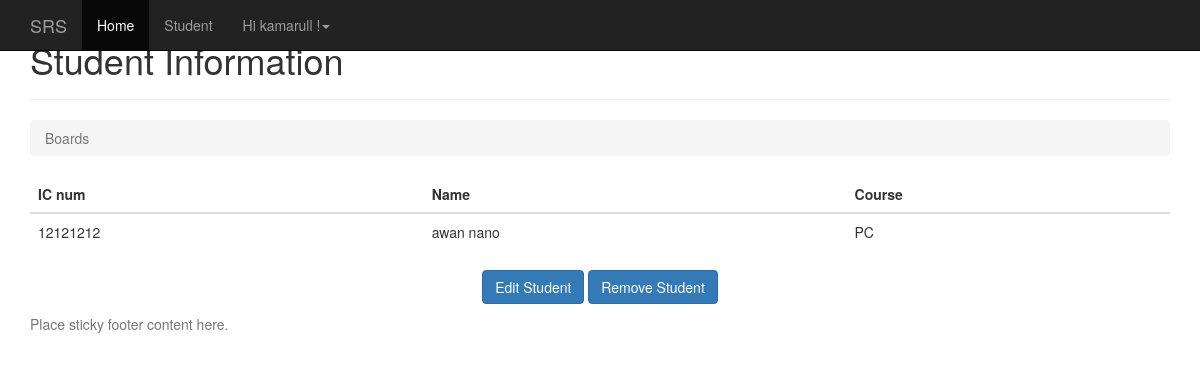
The app's page /10/ (signed in), older data.
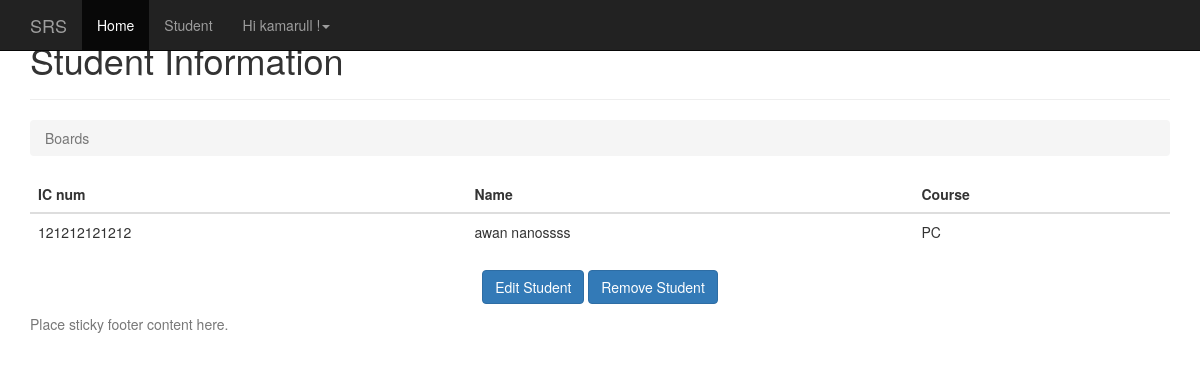
The same page, newer data.
### student/models.py (models this page shows)
class Student(models.Model):
	PROGRAMMING = 'PR'
	NETWORKING = 'NT'
	PCTECH = 'PC'
	COURSE_CHOICES = (
		(PROGRAMMING, 'Programming'),
		(NETWORKING, 'Networking'),
		(PCTECH, 'PC Technichian'),
	)
	icnum = models.CharField('IC Number',max_length=12,unique=True,blank=False,null=False)
	name = models.CharField('Name',max_length=300,blank=False,null=False)
	course = models.CharField('Coursework',max_length=2,choices=COURSE_CHOICES,default=PCTECH)
	createdby = models.ForeignKey('auth.User',on_delete=models.CASCADE)
	created_date = models.DateTimeField('Created Date',auto_now_add=True)
	def __str__(self):
		return self.icnum

### student/views.py (the view)
# urls.py: url(r'^(?P<pk>\d+)/$', views.student_detail, name='student_detail'),
@login_required(login_url='/accounts/login/')
def student_detail(request,pk):
  student = get_object_or_404(Student, pk=pk)
  print (student)
  print (student.name)
  print (student.course)
  return render(request, 'student/student_detail.html', {'student': student})

### templates/student/student_detail.html
{% extends 'base.html' %}
{% block content %}
      <div class="page-header">
        <h1>Student Information</h1>
      </div>
      <ol class="breadcrumb my-4">
        <li class="breadcrumb-item active">Boards</li>
      </ol>
      <table class="table">
        <thead class="thead-inverse">
          <tr>
            <th>IC num</th>
            <th>Name</th>
            <th>Course</th>
          </tr>
        </thead>
        <tbody>
            <tr>
              <td>
                {{ student.icnum }}
              </td>
              <td class="align-middle">{{ student.name }}</td>
              <td class="align-middle">{{ student.course }}</td>
            </tr>
        </tbody>
	  </table>
    <p class="text-center">
      <a href="{% url 'student_edit' student.pk %}" class="btn btn-primary" >Edit Student</a>
      <a href="{% url 'student_remove' student.pk %}" class="btn btn-primary" >Remove Student</a>
    </p>
{% endblock %}

### templates/base.html (shortened to what this page needs)
{% load static %}
{% load i18n %}
<!DOCTYPE html>
<html lang="en">
  <head>
    <link href="http://getbootstrap.com/docs/3.3/dist/css/bootstrap.min.css" rel="stylesheet">
    <link href="http://getbootstrap.com/docs/3.3/assets/css/ie10-viewport-bug-workaround.css" rel="stylesheet">
    <link href="http://getbootstrap.com/docs/3.3/examples/sticky-footer-navbar/sticky-footer-navbar.css" rel="stylesheet">
  </head>
  <body>
    {% block navbar %}
    <nav class="navbar navbar-inverse navbar-fixed-top">
      <div class="container">
        <div class="navbar-header">
          <a class="navbar-brand" href="#">SRS</a>
        </div>
        <div id="navbar" class="collapse navbar-collapse">
          <ul class="nav navbar-nav">
            {% block home_navbar %}
            <li class="active"><a href="/">Home</a></li>
            {% endblock %}
            {% block student_navbar %}
            <li><a href="{% url 'student_home' %}">Student</a></li>
            {% endblock %}
            {% block user_navbar %}
              {% if user.is_authenticated %}
                <li class="dropdown">
                  <a href="#" class="dropdown-toggle" data-toggle="dropdown" role="button" aria-haspopup="true" aria-expanded="false"></span> Hi {{ user.username }} !<span class="caret"></span></a>
                </li>
              {% else %}
                <li><a href="/accounts/login/">Sign In</a></li>
                <li><a href="/accounts/signup/">Sign Up</a></li>
              {% endif %}
            {% endblock %}
          </ul>
        </div>
      </div>
    </nav>
    {% endblock %}
    <div class="container">
      {% block content %}{% endblock %}
    </div>
    {% block footer %}
    <footer class="footer">
      <div class="container">
        <p class="text-muted">Place sticky footer content here.</p>
      </div>
    </footer>
    {% endblock %}
  </body>
</html>

Row changes from the older to the newer data that the page shows:
changed Student "PC": icnum "12121212" → "121212121212"; name "awan nano" → "awan nanossss"
